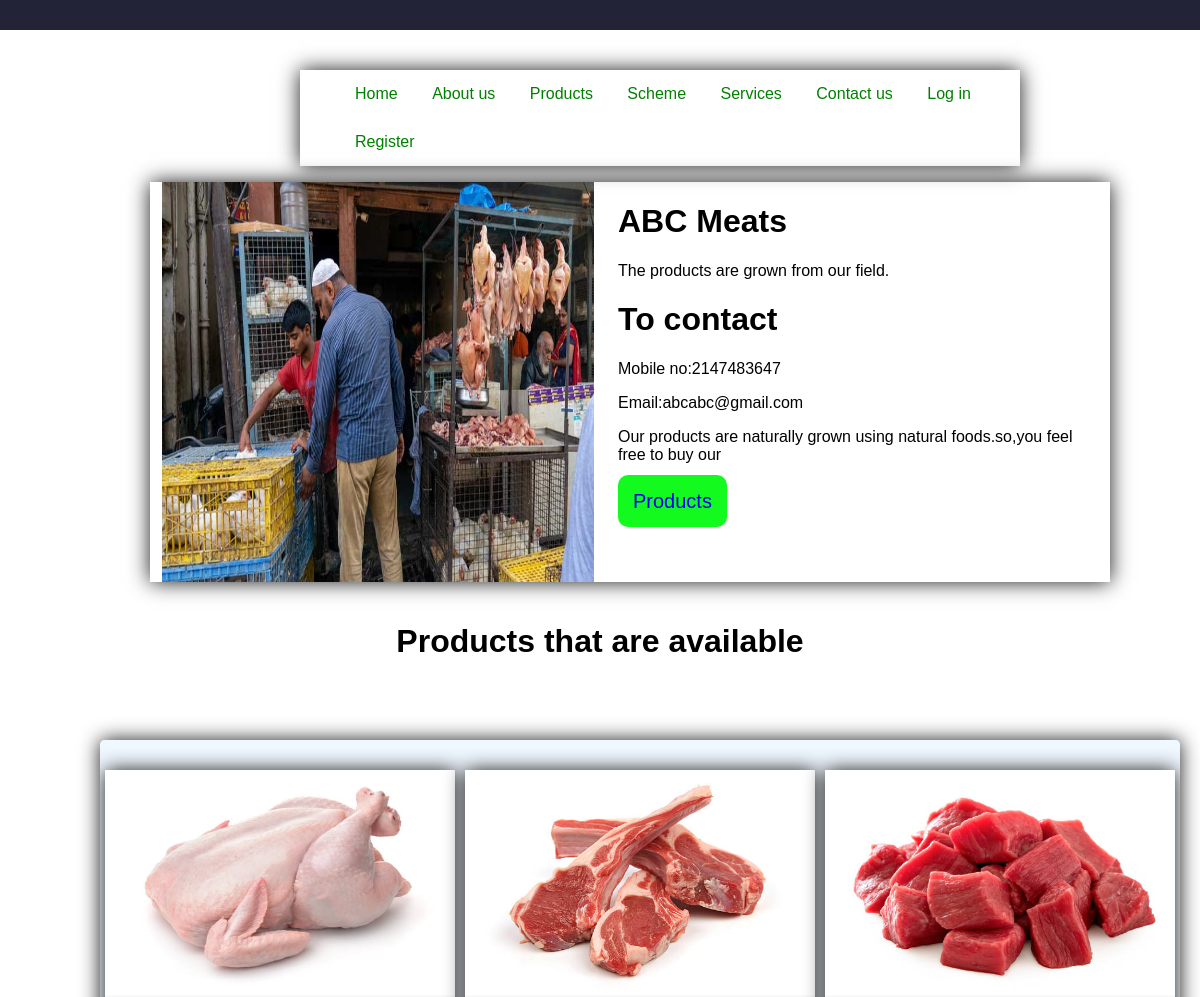
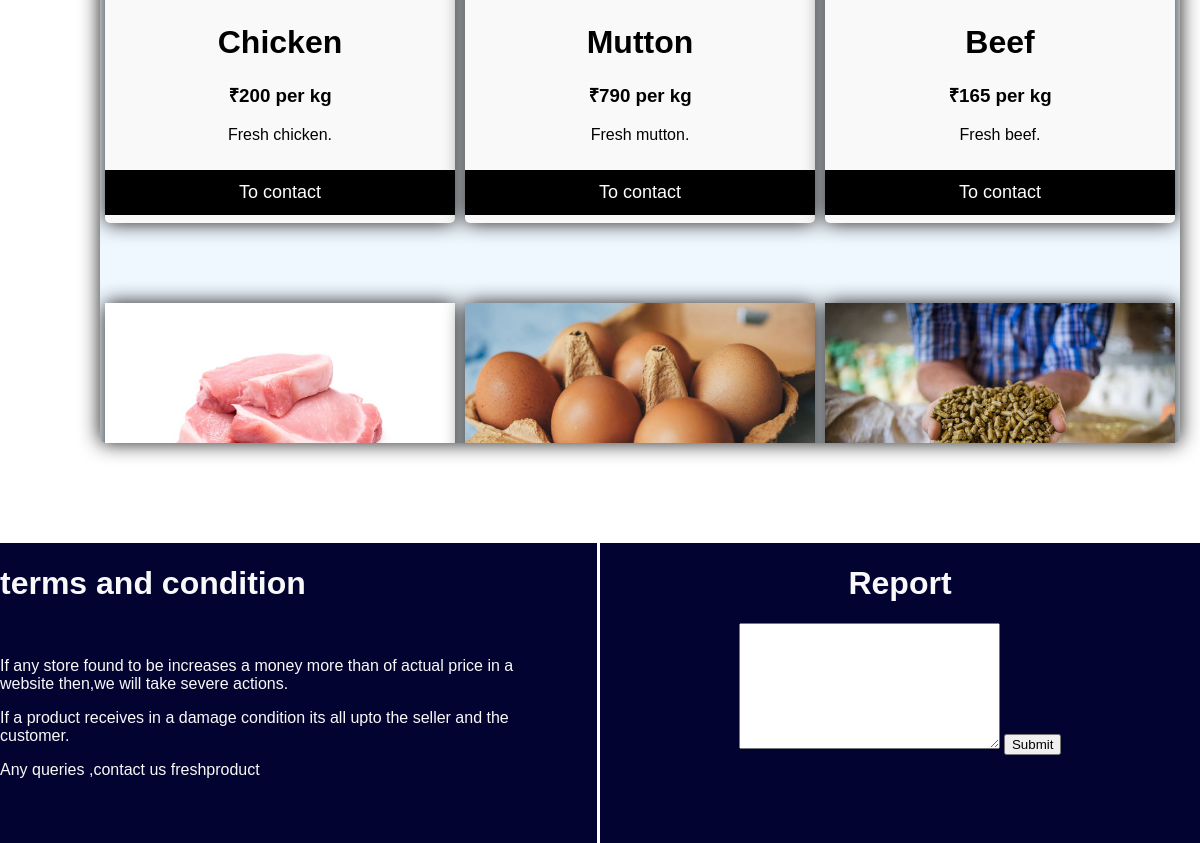
Page /empty.php?username=ABC Meats on the committed database (2 pictures, top to bottom).
### tables this page shows
CREATE TABLE `prof` (
  `username` varchar(50) NOT NULL,
  `password` text NOT NULL,
  `email` text NOT NULL,
  `phonenumber` int(10) NOT NULL,
  `address` varchar(80) NOT NULL,
  `imagepath` varchar(50) NOT NULL,
  `description` varchar(80) NOT NULL
);

CREATE TABLE `productcard` (
  `username` text NOT NULL,
  `proname` text NOT NULL,
  `proimage` text NOT NULL,
  `price` int(50) NOT NULL,
  `producttype` varchar(50) NOT NULL,
  `description` varchar(80) NOT NULL
);

### empty.php (the view, shortened to what this page needs)
<?php
    $conn = mysqli_connect('localhost', 'root', 'MySQL8.0.39', 'profile') or die('Connection failed');
    if(isset($_GET['username'])) {
        $username = $_GET['username'];
        $query = "SELECT * FROM prof WHERE username = '$username'";
        $result = mysqli_query($conn, $query);
        if(mysqli_num_rows($result) > 0) {
            $row = mysqli_fetch_assoc($result);
            $phone = $row['phonenumber'];
            $email = $row['email'];
            $discr = $row['description'];
            $imgprof = $row['imagepath'];
        } else {
            echo "User not found!";
            exit;
        }
        $product_query = "SELECT * FROM productcard WHERE username = '$username'";
        $product_result = mysqli_query($conn, $product_query);
    } else {
        echo "Username parameter is missing!";
        exit;
    }
?>
<!DOCTYPE html>
<html lang="en">
<head>
</head>
<body>
      <div id="top"></div>
    <div id="na" class="nav-top">
        <ul>
            <li>
                <a href="index.html">Home</a>
            </li>
            <li>
                <a href="index.html#ab">About us</a>
            </li>
            <li>
                <a href="index.html#pr">Products</a>
            </li>
            <li>
                <a href="index.html#sc">Scheme</a>
            </li>
            <li>
                <a href="index.html#se">Services</a>
            </li>
            <li>
                <a href="index.html#co">Contact us</a>
            </li>
            <li>
                <a href="login.php">Log in</a>
            </li>
            <li>
                <a href="proreg.html">Register</a>
            </li>
        </ul>
    </div>
    <div class="mainbar">
        <div class="left">
         <img id="imgprof" src="<?php echo $imgprof; ?>" alt="">
        </div>
        <div class="right">
            <h1 id="username"> <?php echo $username; ?></h1>
            <p>The products are grown from our field.</p>
            <H1>To contact</H1>
            <p>Mobile no:<span id="phone"><?php echo $phone; ?></span></p>
            <p>Email:<span id="email"><?php echo $email; ?></span></p>
            <p id="discr" ><?php echo $discr; ?></p>
        <a href="#pp" style="text-decoration: none;
        font-size: 20px;
        background-color: rgb(19, 250, 31);
        padding: 15px;
        border-radius: 10px;
        position: relative;
        top: 10px;
        ">Products</a>
        </div>
    </div>
    <h1 style="text-align: center; position: relative; top: 20px;">Products that are available</h1>
    <div id="pp" class="container">
    <?php
            if(mysqli_num_rows($product_result) > 0) {
                while($product_row = mysqli_fetch_assoc($product_result)) {
                    echo '<div class="productlist">';
                    echo '<img src="' . $product_row['proimage'] . '" alt="' . $product_row['proname'] . '" width="100%" height="50%">';
                    echo '<h1>' . $product_row['proname'] . '</h1>';
                    echo '<h3 class="price">&#8377;' . $product_row['price'] . ' per kg </h3>';
                    echo '<p>' . $product_row['description'] . '</p>';
                    echo '<p><button>To contact</button></p>';
                    echo '</div>';
                }
            } else {
                echo "No products found for this user.";
            }
        ?>
    </div>
    <div class="repot" style="height: 300px; width: 100%; position: relative;
    top: 100px;
    display: flex;
    justify-content: space-between;
    color: #f9f9f9;
    background-color: rgb(3, 3, 49);
    ">
        <div class="left">
            <h1 >terms and condition</h1><br>
            <p>If any store found to be increases a money more than of actual price in a website then,we will take severe actions.</p>
            <p>If a product receives in a damage condition its all upto the seller and the customer.</p>
            <p>Any queries ,contact us freshproduct</p>
        </div>
        <div style=" border-left: 3px solid rgb(253, 253, 253); text-align: center;" class="right">
            <h1>Report</h1>
            <textarea name="" id="" cols="30" rows="8"></textarea>
            <input type="submit">
        </div>
    </div>
</body>
</html>

### empty.php (style rules this page uses)
#top { height: 30px; width: 100%; background-color: rgb(35, 35, 56); }
body { font-family: Arial, sans-serif; margin: 0; padding: 0; }
#na { box-shadow: 0 0 20px rgba(0, 0, 0, 0.9); width: 60%; position: relative; left: 25%; margin-top: 40px; }
.right { width: 50%; }

### rows in the picture
prof: imagepath (picture), phonenumber "2147483647", email "abcabc@gmail.com", description "Our products are naturally grown using natural foods.so,you feel free to buy our"
productcard: proimage (picture), proname "Chicken", price "200", description "Fresh chicken."
productcard: proimage (picture), proname "Mutton", price "790", description "Fresh mutton."
productcard: proimage (picture), proname "Beef", price "165", description "Fresh beef."
productcard: proimage (picture)
productcard: proimage (picture)
productcard: proimage (picture)

### other values in the picture
$username "ABC Meats"
